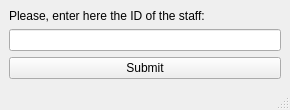
<?xml version="1.0" encoding="UTF-8"?>
<ui version="4.0">
 <class>MainWindow</class>
 <widget class="QMainWindow" name="MainWindow">
  <property name="geometry">
   <rect>
    <x>0</x>
    <y>0</y>
    <width>290</width>
    <height>106</height>
   </rect>
  </property>
  <property name="windowTitle">
   <string>MainWindow</string>
  </property>
  <widget class="QWidget" name="centralwidget">
   <layout class="QVBoxLayout" name="verticalLayout">
    <item>
     <widget class="QLabel" name="label">
      <property name="sizeIncrement">
       <size>
        <width>100</width>
        <height>0</height>
       </size>
      </property>
      <property name="text">
       <string>Please, enter here the ID of the staff:</string>
      </property>
     </widget>
    </item>
    <item>
     <widget class="QLineEdit" name="lineEdit"/>
    </item>
    <item>
     <widget class="QPushButton" name="btnSubmit">
      <property name="text">
       <string>Submit</string>
      </property>
     </widget>
    </item>
   </layout>
  </widget>
  <widget class="QStatusBar" name="statusbar"/>
 </widget>
 <resources/>
 <connections/>
</ui>
